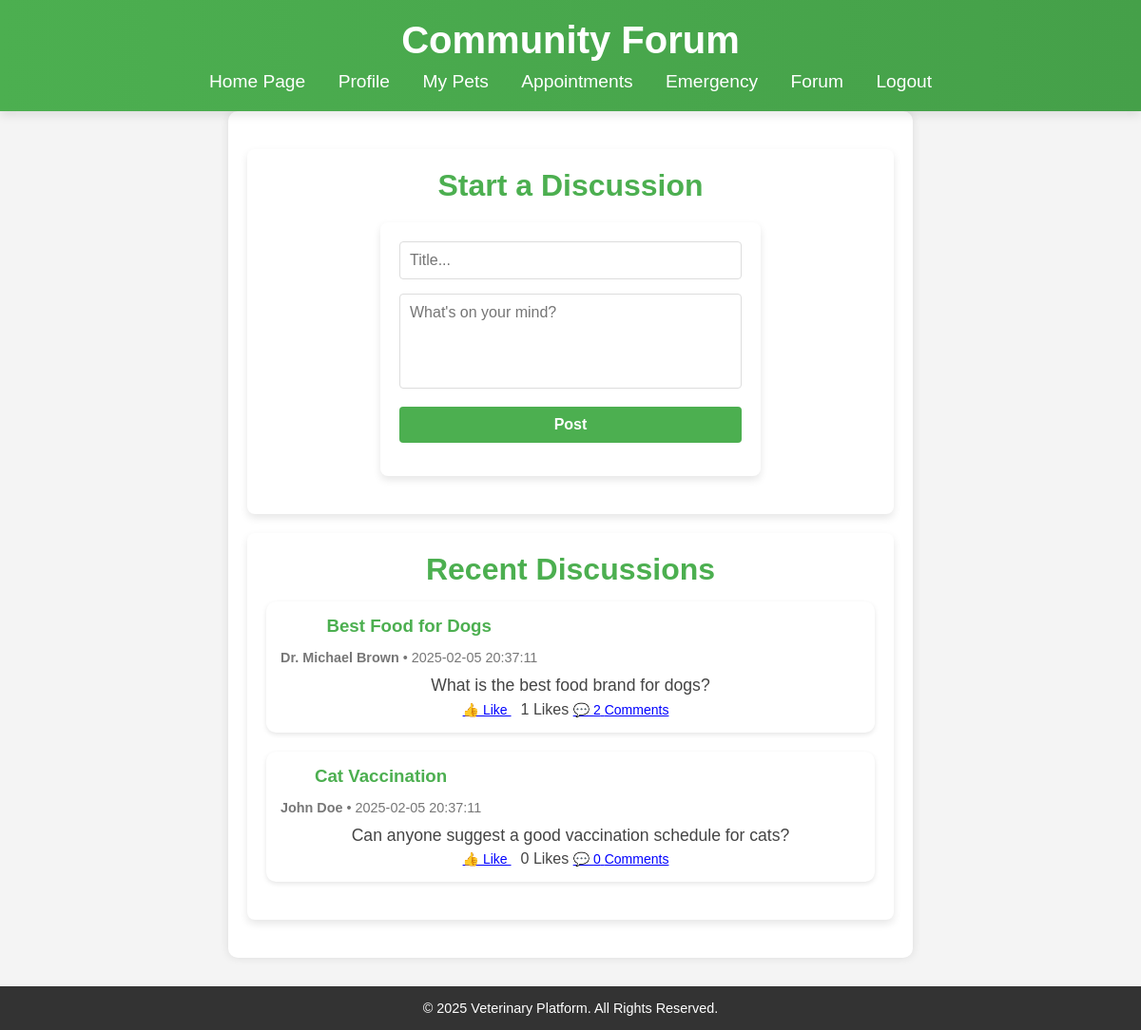
Screenshot of /user/forum.php (signed in) with the database file from the repository.
### tables this page shows
CREATE TABLE IF NOT EXISTS forum_posts (
    id INT AUTO_INCREMENT PRIMARY KEY,
    user_id INT NOT NULL,
    title VARCHAR(255) NOT NULL,
    content TEXT NOT NULL,
    date TIMESTAMP DEFAULT CURRENT_TIMESTAMP,
    FOREIGN KEY (user_id) REFERENCES users(id) ON DELETE CASCADE
);

CREATE TABLE IF NOT EXISTS users (
    id INT AUTO_INCREMENT PRIMARY KEY,
    name VARCHAR(255) NOT NULL,
    email VARCHAR(191) UNIQUE NOT NULL,
    password VARCHAR(255) NOT NULL,  
    role ENUM('admin', 'doctor', 'user') NOT NULL,
    phone VARCHAR(15) DEFAULT NULL,
    avatar VARCHAR(255) DEFAULT 'default-avatar.png',
    created_at TIMESTAMP DEFAULT CURRENT_TIMESTAMP
);

### user/forum.php (the view, shortened to what this page needs)
<?php
include '../backend/database.php';
$query = "SELECT f.id, f.title, f.content, u.name AS author, u.avatar, f.date,
                 (SELECT COUNT(*) FROM forum_likes WHERE post_id = f.id) AS like_count,
                 (SELECT COUNT(*) FROM forum_comments WHERE post_id = f.id) AS comment_count
          FROM forum_posts f
          JOIN users u ON f.user_id = u.id
          ORDER BY f.date DESC";
$result = $conn->query($query);
?>
<!DOCTYPE html>
<html lang="en">
<head>
    <link rel="stylesheet" href="../public/css/style.css">
         <?php
include '../backend/database.php';
$user_id = $_SESSION['user_id'];
?>
</head>
<body>
    <header>
        <h1>Community Forum</h1>
        <nav>
            <a href="../public/index.php">Home Page</a>
            <a href="profile.php">Profile</a>
            <a href="pets.php">My Pets</a>
            <a href="appointments.php">Appointments</a>
            <a href="emergency.php">Emergency</a>
            <a href="forum.php">Forum</a>
            <a href="../backend/logout.php">Logout</a>
        </nav>
    </header>
    <div class="forum-container">
        <section>
            <h2>Start a Discussion</h2>
            <form action="" method="POST" class="post-form">
                <input type="text" name="title" placeholder="Title..." required>
                <textarea name="content" placeholder="What's on your mind?" required></textarea>
                <button type="submit" name="submit_post">Post</button>
            </form>
        </section>
        <section>
            <h2>Recent Discussions</h2>
            <?php while ($row = $result->fetch_assoc()): ?>
                <?php
                $like_query = "SELECT COUNT(*) AS user_liked FROM forum_likes WHERE post_id = ? AND user_id = ?";
                $like_stmt = $conn->prepare($like_query);
                $like_stmt->bind_param('ii', $row['id'], $user_id);
                $like_stmt->execute();
                $like_result = $like_stmt->get_result();
                $like_data = $like_result->fetch_assoc();
                $user_liked = $like_data['user_liked'] ?? 0;
                ?>
                <div class="forum-post">
                    <div class="post-header">
                        <div>
                            <h3><?= htmlspecialchars($row['title']) ?></h3>
                            <p class="meta"><strong><?= htmlspecialchars($row['author']) ?></strong> • <?= htmlspecialchars($row['date']) ?></p>
                        </div>
                    </div>
                    <p><?= nl2br(htmlspecialchars($row['content'])) ?></p>
                    <div>
                        <span id="like-btn-<?= $row['id'] ?>" class="like-btn" onclick="toggleLike(<?= $row['id'] ?>)">
                            <?= ($user_liked > 0) ? '👍 Liked' : '👍 Like' ?>
                        </span>
                        <span id="like-count-<?= $row['id'] ?>"><?= $row['like_count'] ?></span> Likes
                        <span class="comment-btn" onclick="toggleComments(<?= $row['id'] ?>)">
                            💬 <span id="comment-count-<?= $row['id'] ?>"><?= $row['comment_count'] ?></span> Comments
                        </span>
                    </div>
                </div>
            <?php endwhile; ?>
        </section>
    </div>
    <footer>
        <p>&copy; 2025 Veterinary Platform. All Rights Reserved.</p>
    </footer>
</body>
</html>

### public/css/style.css (style rules this page uses)
* { margin: 0; padding: 0; box-sizing: border-box; font-family: 'Poppins', sans-serif; scroll-behavior: smooth; }
body { background-color: #f4f4f9; color: #444; text-align: center; }
header { background: linear-gradient(to right, #4CAF50, #45a049); color: white; padding: 20px 0; box-shadow: 0 4px 10px rgba(0, 0, 0, 0.1); position: sticky; top: 0; width: 100%; z-index: 1000; }
header h1 { font-size: 2.5rem; animation: fadeInDown 1s ease-in-out; }
nav { margin-top: 10px; animation: fadeIn 1s ease-in-out; }
nav a { color: white; text-decoration: none; margin: 0 15px; font-size: 1.2rem; transition: transform 0.3s ease, color 0.3s; }
h2 { display: block; width: 100%; text-align: center; }
form { background: white; max-width: 400px; margin: auto; padding: 20px; border-radius: 8px; box-shadow: 0 4px 8px rgba(0, 0, 0, 0.1); animation: fadeInUp 1s ease-in-out; }
form input, form textarea { width: 100%; padding: 10px; margin-bottom: 15px; border: 1px solid #ddd; border-radius: 4px; }
form button { background-color: #4CAF50; color: white; border: none; cursor: pointer; font-size: 1rem; font-weight: bold; padding: 10px 15px; transition: background-color 0.3s ease-in-out; }
footer { background: #333; color: white; padding: 15px 0; margin-top: 30px; text-align: center; font-size: 0.9rem; }
section { margin: 20px auto; max-width: 900px; text-align: center; padding: 20px; background: white; border-radius: 8px; box-shadow: 0 4px 8px rgba(0, 0, 0, 0.1); }
section h2 { color: #4CAF50; margin-bottom: 15px; font-size: 2rem; }
section p { font-size: 1.1rem; line-height: 1.8; }
form { background: white; border-radius: 8px; padding: 20px; box-shadow: 0 4px 8px rgba(0, 0, 0, 0.1); max-width: 400px; margin: 20px auto; }
form input, form textarea, form button { width: 100%; padding: 10px; margin-bottom: 15px; border: 1px solid #ddd; border-radius: 4px; font-size: 1rem; }
form button { background-color: #4CAF50; color: white; border: none; cursor: pointer; font-size: 1rem; font-weight: bold; transition: background-color 0.3s; }
form textarea { height: 120px; resize: none; }
button, a.button { display: inline-block; background-color: #4CAF50; color: white; padding: 10px 20px; text-decoration: none; border-radius: 5px; font-weight: bold; transition: background-color 0.3s; }
.forum-container { max-width: 900px; margin: auto; padding: 20px; background: white; border-radius: 10px; box-shadow: 0 5px 10px rgba(0, 0, 0, 0.1); }
.forum-post { background: white; padding: 15px; border-radius: 10px; margin-bottom: 20px; box-shadow: 0 2px 5px rgba(0, 0, 0, 0.1); }
.forum-post h3 { color: #4CAF50; }
.forum-post .meta { font-size: 0.9em; color: #777; }
.forum-post .like-btn, .forum-post .comment-btn { color: blue; text-decoration: underline; cursor: pointer; font-size: 14px; margin-right: 10px; }

### user/forum.php (style rules this page uses)
body { font-family: Arial, sans-serif; background: #f4f4f4; margin: 0; padding: 0; }
.forum-container { width: 60%; margin: auto; background: white; padding: 20px; box-shadow: 0 0 10px rgba(0, 0, 0, 0.1); border-radius: 10px; }
.post-form { margin-bottom: 20px; }
.post-form textarea { width: 100%; height: 100px; resize: none; }
.forum-post { background: #fff; padding: 15px; border-radius: 10px; margin-bottom: 20px; box-shadow: 0 2px 5px rgba(0, 0, 0, 0.1); }
.forum-post h3 { margin: 0 0 10px; }
.forum-post .meta { font-size: 0.9em; color: #777; }
.forum-post .like-btn, .forum-post .comment-btn { color: blue; text-decoration: underline; cursor: pointer; font-size: 14px; margin-right: 10px; }
.post-header { display: flex; align-items: center; }

### rows the page displays
forum_posts: title "Best Food for Dogs", user.name "Dr. Michael Brown", date "2025-02-05 20:37:11", content "What is the best food brand for dogs?", like_count "1", comment_count "2"
forum_posts: title "Cat Vaccination", user.name "John Doe", date "2025-02-05 20:37:11", content "Can anyone suggest a good vaccination schedule for cats?", like_count "0", comment_count "0"
